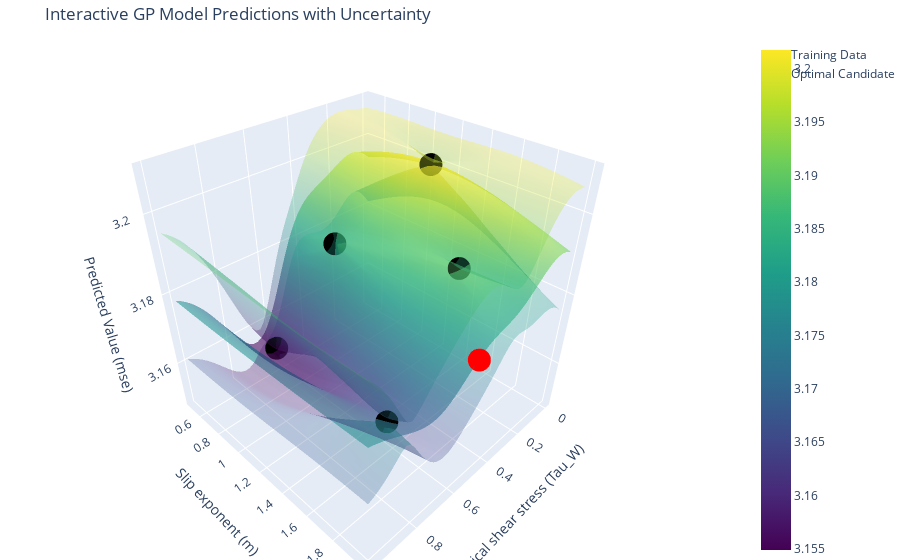

This figure's notebook cell:
### Code cell
import plotly.graph_objects as go
import numpy as np

# Generate grid for plotting 
x_flat = x_grid.ravel()
y_flat = y_grid.ravel()

# Convert pred_mean and pred_std to flat arrays for plotting
pred_mean_flat = pred_mean.ravel()
pred_std_flat = pred_std.ravel()

# Initialize Plotly figure
fig = go.Figure()

# Add the mean surface
fig.add_trace(go.Surface(
    x=x_grid, y=y_grid, z=pred_mean,
    colorscale='Viridis', opacity=0.6, name="GP Mean"
))

# Add upper uncertainty surface (mean + std)
fig.add_trace(go.Surface(
    x=x_grid, y=y_grid, z=pred_mean + pred_std,
    colorscale='Viridis', opacity=0.3, showscale=False, name="GP Mean + Std"
))

# Add lower uncertainty surface (mean - std)
fig.add_trace(go.Surface(
    x=x_grid, y=y_grid, z=pred_mean - pred_std,
    colorscale='Viridis', opacity=0.3, showscale=False, name="GP Mean - Std"
))

# Add training points
fig.add_trace(go.Scatter3d(
    x=train_x[:, 0].numpy(),
    y=train_x[:, 1].numpy(),
    z=train_y.flatten().numpy(),
    mode='markers',
    marker=dict(size=8, color='black'),
    name='Training Data'
))

# Add optimal candidate
fig.add_trace(go.Scatter3d(
    x=[candidate[0, 0].item()],
    y=[candidate[0, 1].item()],
    z=[cand_mean.item()],
    mode='markers',
    marker=dict(size=8, color='red', symbol='circle'),
    name='Optimal Candidate'
))

# Update layout
fig.update_layout(
    scene=dict(
        xaxis_title="Critical shear stress (Tau_W)",
        yaxis_title="Slip exponent (m)",
        zaxis_title="Predicted Value (mse)"
    ),
    title="Interactive GP Model Predictions with Uncertainty",
    margin=dict(l=0, r=0, b=0, t=40)
)

# Show the plot
fig.show()
fig.write_html("gp_model_predictions.html")

### Figure 1 — Plotly figure (JSON) as saved in the notebook; plotly's stock layout.template omitted (floating-point values rounded to 4 significant figures; data arrays with more than 128 entries replaced by an {"elided": "..."} marker saying what was removed)
{"data": [{"colorscale": [[0, "#440154"], [0.1111, "#482878"], [0.2222, "#3e4989"], [0.3333, "#31688e"], [0.4444, "#26828e"], [0.5556, "#1f9e89"], [0.6667, "#35b779"], [0.7778, "#6ece58"], [0.8889, "#b5de2b"], [1, "#fde725"]], "name": "GP Mean", "opacity": 0.6, "type": "surface", "x": {"elided": "50x50 float values"}, "y": {"elided": "50x50 float values"}, "z": {"elided": "50x50 float values"}}, {"colorscale": [[0, "#440154"], [0.1111, "#482878"], [0.2222, "#3e4989"], [0.3333, "#31688e"], [0.4444, "#26828e"], [0.5556, "#1f9e89"], [0.6667, "#35b779"], [0.7778, "#6ece58"], [0.8889, "#b5de2b"], [1, "#fde725"]], "name": "GP Mean + Std", "opacity": 0.3, "showscale": false, "type": "surface", "x": {"elided": "50x50 float values"}, "y": {"elided": "50x50 float values"}, "z": {"elided": "50x50 float values"}}, {"colorscale": [[0, "#440154"], [0.1111, "#482878"], [0.2222, "#3e4989"], [0.3333, "#31688e"], [0.4444, "#26828e"], [0.5556, "#1f9e89"], [0.6667, "#35b779"], [0.7778, "#6ece58"], [0.8889, "#b5de2b"], [1, "#fde725"]], "name": "GP Mean - Std", "opacity": 0.3, "showscale": false, "type": "surface", "x": {"elided": "50x50 float values"}, "y": {"elided": "50x50 float values"}, "z": {"elided": "50x50 float values"}}, {"marker": {"color": "black", "size": 8}, "mode": "markers", "name": "Training Data", "type": "scatter3d", "x": [0.2985, 0.4342, 0.8245, 0.6489, 0.08723], "y": [1.617, 0.876, 1.857, 0.647, 1.13], "z": [3.188, 3.185, 3.173, 3.156, 3.202]}, {"marker": {"color": "red", "size": 8, "symbol": "circle"}, "mode": "markers", "name": "Optimal Candidate", "type": "scatter3d", "x": [0.5], "y": [2], "z": [3.18]}], "layout": {"margin": {"b": 0, "l": 0, "r": 0, "t": 40}, "scene": {"xaxis": {"title": {"text": "Critical shear stress (Tau_W)"}}, "yaxis": {"title": {"text": "Slip exponent (m)"}}, "zaxis": {"title": {"text": "Predicted Value (mse)"}}}, "title": {"text": "Interactive GP Model Predictions with Uncertainty"}}}
